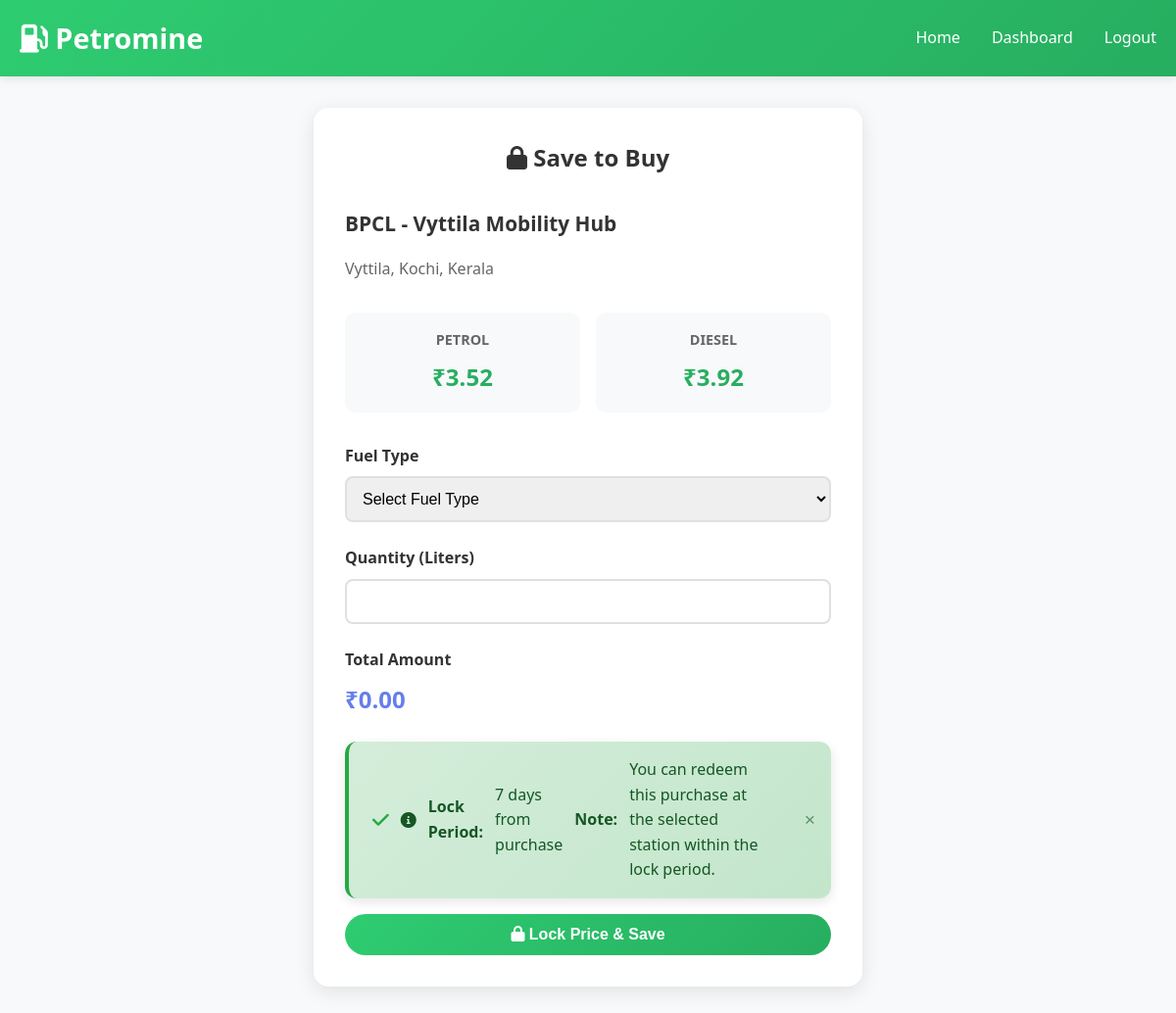
The page /save-to-buy.php?station_id=2 (signed in) on the database its author committed.
### tables this page shows
CREATE TABLE `fuel_stations` (
  `id` int(11) NOT NULL,
  `owner_id` int(11) DEFAULT NULL,
  `name` varchar(100) NOT NULL,
  `address` text NOT NULL,
  `latitude` decimal(10,8) DEFAULT NULL,
  `longitude` decimal(11,8) DEFAULT NULL,
  `phone` varchar(20) DEFAULT NULL,
  `is_active` tinyint(1) DEFAULT 1,
  `created_at` timestamp NOT NULL DEFAULT current_timestamp(),
  `updated_at` timestamp NOT NULL DEFAULT current_timestamp() ON UPDATE current_timestamp()
);

### save-to-buy.php (the view, shortened to what this page needs)
<?php
require_once 'config/database.php';
$station_id = isset($_GET['station_id']) ? (int)$_GET['station_id'] : 0;
$query = "
    SELECT
        fs.id,
        fs.name,
        fs.address,
        MAX(CASE WHEN fp.fuel_type = 'petrol' THEN fp.price END) as petrol_price,
        MAX(CASE WHEN fp.fuel_type = 'diesel' THEN fp.price END) as diesel_price
    FROM fuel_stations fs
    LEFT JOIN fuel_prices fp ON fs.id = fp.station_id
    WHERE fs.id = :station_id AND fs.is_active = 1
    GROUP BY fs.id, fs.name, fs.address
";
$stmt = $db->prepare($query);
$stmt->bindParam(':station_id', $station_id);
$stmt->execute();
$station = $stmt->fetch(PDO::FETCH_ASSOC);
?>
<!DOCTYPE html>
<html lang="en">
<head>
    <link rel="stylesheet" href="assets/css/style.css">
    <link href="https://cdnjs.cloudflare.com/ajax/libs/font-awesome/6.0.0/css/all.min.css" rel="stylesheet">
</head>
<body>
    <nav class="navbar">
        <div class="nav-container">
            <div class="nav-logo">
                <h2><i class="fas fa-gas-pump"></i> Petromine</h2>
            </div>
            <div class="nav-menu">
                <a href="index.php" class="nav-link">Home</a>
                <a href="dashboard.php" class="nav-link">Dashboard</a>
                <a href="logout.php" class="nav-link">Logout</a>
            </div>
        </div>
    </nav>
    <main class="main-content">
        <div class="container" style="max-width: 600px; margin: 2rem auto;">
            <div class="station-card">
                <h2 style="text-align: center; margin-bottom: 2rem; color: #333;">
                    <i class="fas fa-lock"></i> Save to Buy
                </h2>
                <div class="station-header">
                    <h3 class="station-name"><?php echo htmlspecialchars($station['name']); ?></h3>
                </div>
                <p style="color: #666; margin-bottom: 2rem;"><?php echo htmlspecialchars($station['address']); ?></p>
                <div class="fuel-prices" style="margin-bottom: 2rem;">
                    <div class="fuel-price">
                        <div class="fuel-type">Petrol</div>
                        <div class="price">₹<?php echo $station['petrol_price']; ?></div>
                    </div>
                    <div class="fuel-price">
                        <div class="fuel-type">Diesel</div>
                        <div class="price">₹<?php echo $station['diesel_price']; ?></div>
                    </div>
                </div>
                <form id="saveToBuyForm">
                    <div class="form-group">
                        <label for="fuel_type">Fuel Type</label>
                        <select id="fuel_type" name="fuel_type" class="form-control" required>
                            <option value="">Select Fuel Type</option>
                        </select>
                    </div>
                    <div class="form-group">
                        <label for="quantity">Quantity (Liters)</label>
                        <input type="number" id="quantity" name="quantity" class="form-control"
                               min="1" max="100" step="0.1" required>
                    </div>
                    <div class="form-group">
                        <label>Total Amount</label>
                        <div style="font-size: 1.5rem; font-weight: 700; color: #667eea;">
                            ₹<span id="total">0.00</span>
                        </div>
                    </div>
                    <div class="alert alert-success" style="margin: 1rem 0;">
                        <i class="fas fa-info-circle"></i>
                        <strong>Lock Period:</strong> 7 days from purchase<br>
                        <strong>Note:</strong> You can redeem this purchase at the selected station within the lock period.
                    </div>
                    <button type="submit" class="btn btn-primary" style="width: 100%;">
                        <i class="fas fa-lock"></i> Lock Price & Save
                    </button>
                </form>
            </div>
        </div>
    </main>
</body>
</html>

### assets/css/style.css (style rules this page uses)
* { margin: 0; padding: 0; box-sizing: border-box; }
:root { --color-primary-start: #2ECC71; --color-primary-end: #27AE60; --color-primary: #27AE60; --color-primary-contrast: #ffffff; --color-text: #333333; --color-muted: #666666; --focus-ring: 0 0 0 3px rgba(39, 174, 96, 0.3); }
body { font-family: 'Segoe UI', Tahoma, Geneva, Verdana, sans-serif; line-height: 1.6; color: var(--color-text); background-color: #f8f9fa; }
.container { max-width: 1200px; margin: 0 auto; padding: 0 20px; }
.navbar { background: linear-gradient(135deg, var(--color-primary-start) 0%, var(--color-primary-end) 100%); padding: 1rem 0; box-shadow: 0 2px 10px rgba(0,0,0,0.1); }
.nav-container { max-width: 1200px; margin: 0 auto; padding: 0 20px; display: flex; justify-content: space-between; align-items: center; }
.nav-logo h2 { color: var(--color-primary-contrast); font-size: 1.8rem; }
.nav-menu { display: flex; gap: 2rem; }
.nav-link { color: var(--color-primary-contrast); text-decoration: none; font-weight: 500; transition: opacity 0.3s; }
.btn { display: inline-block; padding: 12px 30px; border-radius: 25px; text-decoration: none; font-weight: 600; transition: all 0.3s; border: none; cursor: pointer; font-size: 1rem; }
.btn-primary { background: linear-gradient(135deg, var(--color-primary-start), var(--color-primary-end)); color: var(--color-primary-contrast); }
.station-card { background: white; border-radius: 15px; padding: 2rem; box-shadow: 0 5px 20px rgba(0,0,0,0.1); transition: transform 0.3s; }
.station-header { display: flex; justify-content: space-between; align-items: center; margin-bottom: 1rem; }
.station-name { font-size: 1.3rem; font-weight: 600; color: #333; }
.fuel-prices { display: grid; grid-template-columns: 1fr 1fr; gap: 1rem; margin-bottom: 1.5rem; }
.fuel-price { text-align: center; padding: 1rem; background: #f8f9fa; border-radius: 10px; }
.fuel-type { font-size: 0.9rem; color: #666; text-transform: uppercase; font-weight: 600; }
.price { font-size: 1.5rem; font-weight: 700; color: var(--color-primary); margin-top: 0.5rem; }
.form-group { margin-bottom: 1.5rem; }
.form-group label { display: block; margin-bottom: 0.5rem; font-weight: 600; color: #333; }
.form-control { width: 100%; padding: 12px; border: 2px solid #e0e0e0; border-radius: 8px; font-size: 1rem; transition: border-color 0.3s; }
.alert { padding: 1rem 1.5rem; border-radius: 12px; margin-bottom: 1.5rem; border: none; box-shadow: 0 4px 12px rgba(0,0,0,0.1); position: relative; display: flex; align-items: center; gap: 12px; font-weight: 500; animation: slideInDown 0.3s ease-out; }
.alert::before { font-family: "Font Awesome 6 Free"; font-weight: 900; font-size: 1.2rem; }
.alert-success { background: linear-gradient(135deg, #d4edda 0%, #c3e6cb 100%); color: #155724; border-left: 4px solid #28a745; }
.alert-success::before { content: "\f00c"; color: #28a745; }
.alert-dismissible { padding-right: 4rem; }

### rows shown on the page
fuel_stations: name "BPCL - Vyttila Mobility Hub", address "Vyttila, Kochi, Kerala"

### other values the page prints
$station['petrol_price'] "3.52"
$station['diesel_price'] "3.92"
